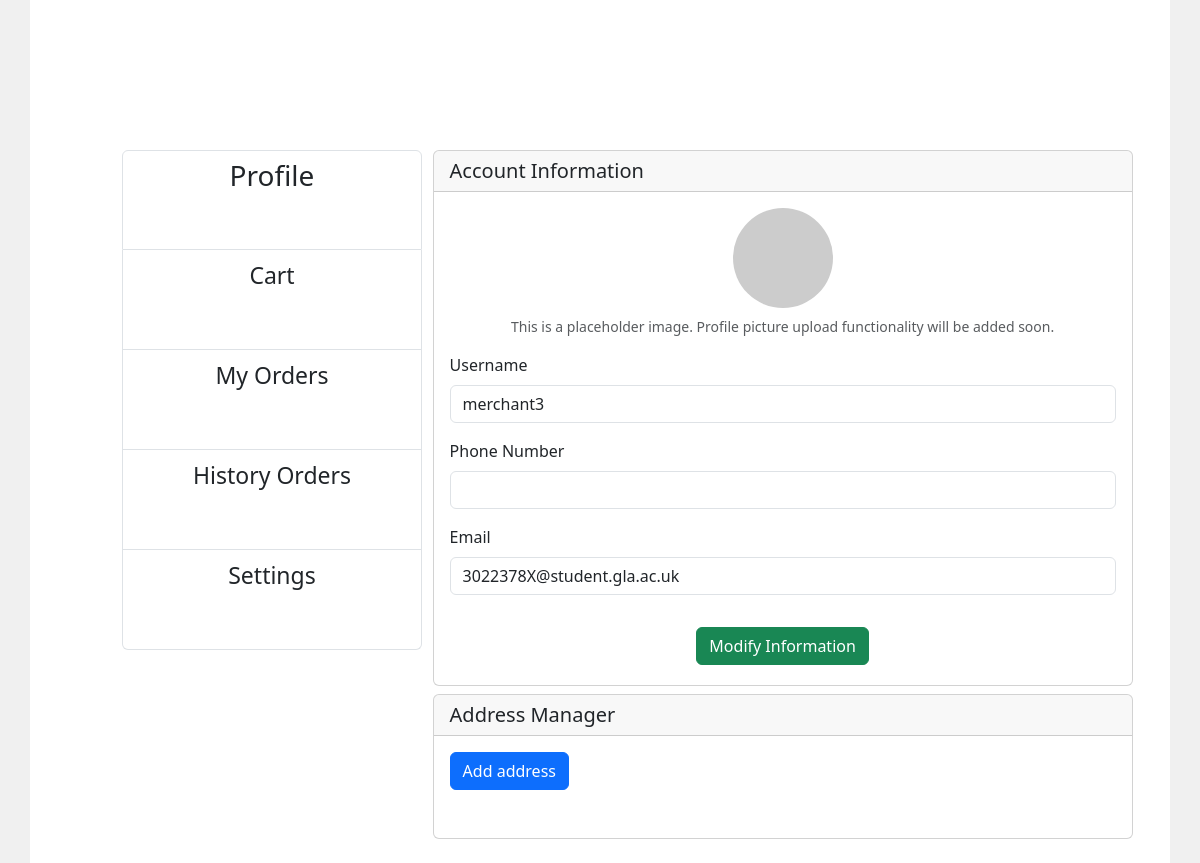
Page /profiles/9/ (signed in) on the earlier database version.
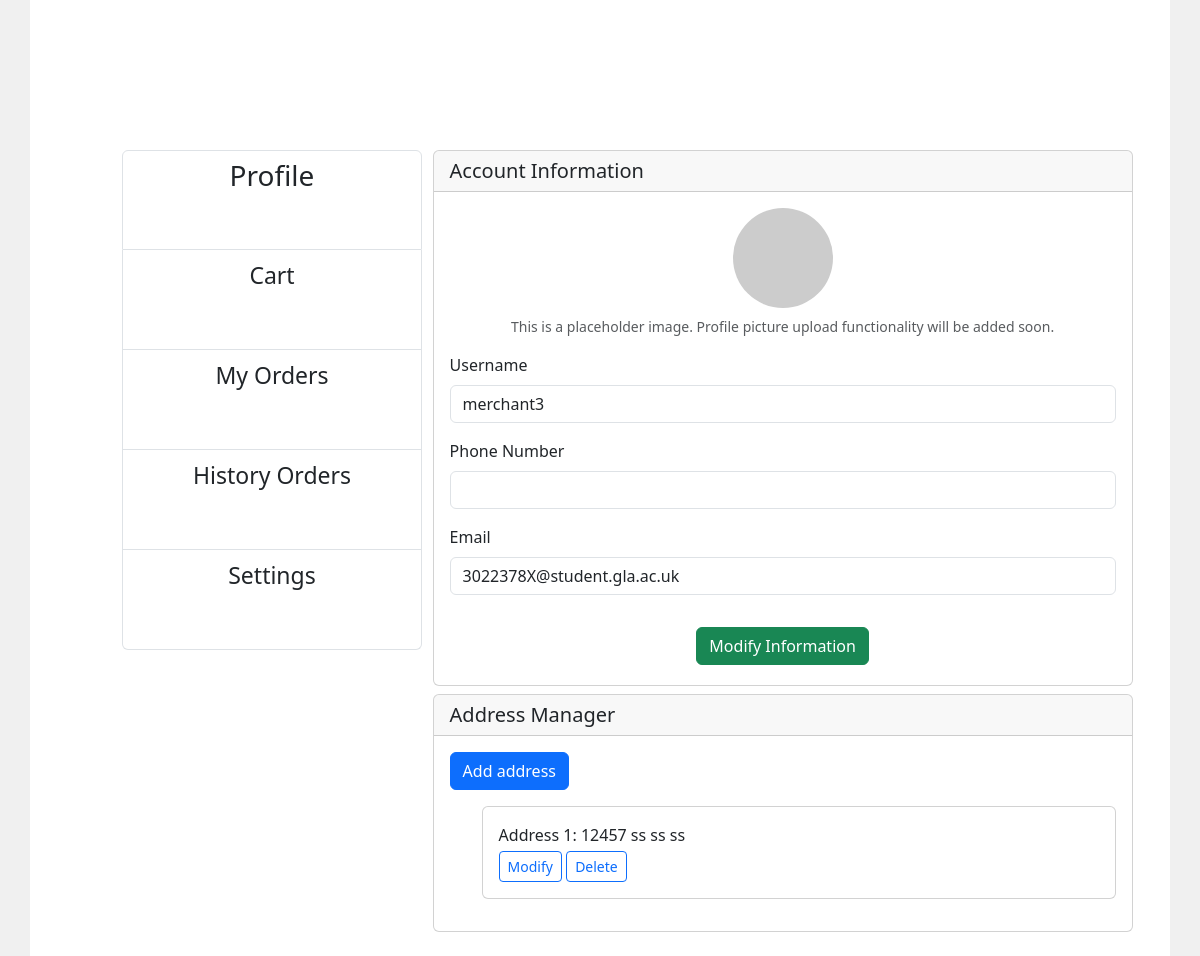
Same page on the later database version.
### addresses/models.py (models this page shows, shortened)
class Address(models.Model):
    receiver_name = models.CharField(max_length=100)
    receiver_phone = models.CharField(max_length=100)
    province = models.CharField(max_length=100)
    city = models.CharField(max_length=100)
    district = models.CharField(max_length=100)
    detail_address = models.CharField(max_length=100)
    is_default = models.BooleanField(default=False)
    user=models.ForeignKey(User, on_delete=models.CASCADE, null=True, blank=True)

### profiles/views.py (the view)
# urls.py: path('profiles/', include('profiles.urls')),  # 引入 profiles app 的 urls.py
def profiles(request, id=None):
    if id is None:
        id = request.user.id
    try:
        userProfile = UserProfile.objects.get(user_id=id)
        if userProfile.user_type == "regular" or userProfile.user_type == "normal user":
            addresses = Address.objects.filter(user=request.user)
            return render(request, 'profile.html', {'user': userProfile.user, 'addresses': addresses})
        addresses = Address.objects.filter(user=request.user, is_default=True)
        return render(request, 'merchant_profile.html', {'user': userProfile.user, 'addresses': addresses})
    except UserProfile.DoesNotExist:
        if request.user.is_authenticated:
            userProfile = UserProfile.objects.create(
                user=request.user,
                user_type='regular'  # 默认为普通用户
            )
            addresses = []
            return render(request, 'profile.html', {'user': request.user, 'addresses': addresses})
        else:
            from django.shortcuts import redirect
            return redirect('users:login')

### cart/context_processors.py (called while the page is built)
def cart_processor(request):
    cart = None
    cart_total_items = 0
    if request.user.is_authenticated:
        try:
            cart = Cart.objects.get(user=request.user)
            cart_total_items = cart.items.count()
        except Cart.DoesNotExist:
            pass
    return {
        'cart': cart,
        'cart_total_items': cart_total_items
    }

### profiles/templates/profile.html (shortened to what the changed rows need)
<!DOCTYPE html>
<html lang="en">
<head>
    <link rel="stylesheet" href="https://cdn.jsdelivr.net/npm/bootstrap@5.3.0/dist/css/bootstrap.min.css">
</head>
<body>
<div style="display: flex; min-height: 100vh;">
    <div style="flex: 1; background-color: #f0f0f0;">
        <div class="container" style="flex: 3; background-color: white; height: 100%;padding-top: 150px">
            <div style="float:left;width:700px">
                <div class="card mb-md-2">
                    <div class="card-header">
                        <h2 class="h5 mb-0">Account Information</h2>
                    </div>
                </div>
                <div class="card mb-4">
                    <div class="card-header">
                        <h2 class="h5 mb-0">Address Manager</h2>
                    </div>
                    <div class="card-body">
                        <ul class="address-list">
                            {% for address in addresses %}
                                <li class="card">
                                    <div class="card-body">
                                        <p class="mb-1">
                                            Address {{ forloop.counter }}: {{ address.detail_address }} {{ address.district }} {{ address.city }} {{ address.province }}</p>
                                        <a href="{% url 'modify_address' address_id=address.id %}"
                                           class="btn btn-sm btn-outline-primary">Modify</a>
                                        <a href="{% url 'delete_address' address_id=address.id %}"
                                           class="btn btn-sm btn-outline-primary">Delete</a>
                                    </div>
                                </li>
                            {% endfor %}
                        </ul>
                    </div>
                </div>
            </div>
        </div>
    </div>
</div>
</body>
</html>

Differences in the rows shown:
added Address: detail_address "12457", district "ss", city "ss", province "ss"
